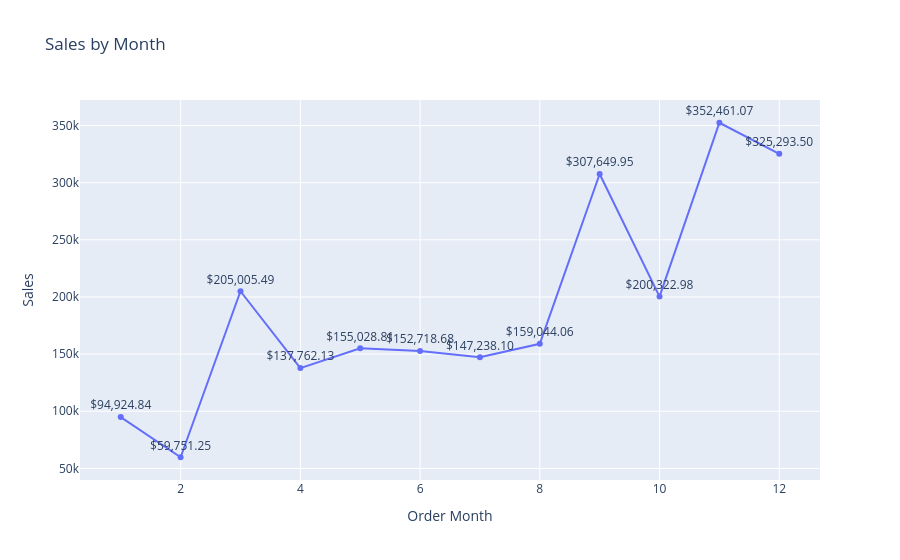

The notebook cell this image was saved under:
### Code cell
# 1. Group the data
sales_by_month = Data.groupby('Order Month')['Sales'].sum().reset_index()
# 2. (Optional) Create a formatted label column if you want currency formatting
# This makes the labels look cleaner (e.g., "$1,200.00")
sales_by_month['Sales_Label'] = sales_by_month['Sales'].apply(lambda x: f"${x:,.2f}")
# 3. Create the plot using the 'text' parameter
fig = px.line(
    sales_by_month,
    x='Order Month',
    y='Sales',
    title='Sales by Month',
    text='Sales_Label'  # This adds the labels
)
# 4. Update the trace to position the labels
fig.update_traces(textposition='top center')
fig.show()

### Figure 1 — Plotly figure (JSON) as saved in the notebook; plotly's stock layout.template omitted (floating-point values rounded to 4 significant figures)
{"data": [{"hovertemplate": "Order Month=%{x}<br>Sales=%{y}<br>Sales_Label=%{text}<extra></extra>", "legendgroup": "", "line": {"color": "#636efa", "dash": "solid"}, "marker": {"symbol": "circle"}, "mode": "lines+markers+text", "name": "", "orientation": "v", "showlegend": false, "text": ["$94,924.84", "$59,751.25", "$205,005.49", "$137,762.13", "$155,028.81", "$152,718.68", "$147,238.10", "$159,044.06", "$307,649.95", "$200,322.98", "$352,461.07", "$325,293.50"], "x": [1, 2, 3, 4, 5, 6, 7, 8, 9, 10, 11, 12], "xaxis": "x", "y": [94920.0, 59750.0, 205000.0, 137800.0, 155000.0, 152700.0, 147200.0, 159000.0, 307600.0, 200300.0, 352500.0, 325300.0], "yaxis": "y", "type": "scatter", "textposition": "top center"}], "layout": {"xaxis": {"anchor": "y", "domain": [0.0, 1.0], "title": {"text": "Order Month"}}, "yaxis": {"anchor": "x", "domain": [0.0, 1.0], "title": {"text": "Sales"}}, "legend": {"tracegroupgap": 0}, "title": {"text": "Sales by Month"}}}
